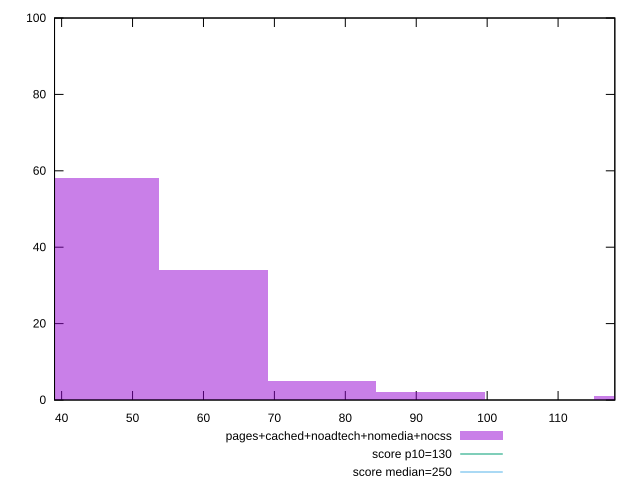

Generate this figure with gnuplot:
reset

$pagesCachedNoadtechNomediaNocss <<EOF
61.369142165775386 34
46.02685662433154 58
76.71142770721923 5
92.05371324866309 2
122.73828433155077 1
EOF

set key outside below
set boxwidth 15.342285541443847
set xrange [39:117.99999999999989]
set yrange [0:100]
set trange [0:100]
set style fill transparent solid 0.5 noborder

set parametric
set terminal svg size 640, 490 enhanced background rgb 'white'
set output "report_00009_2021-02-08T22-37-41.559Z/max-potential-fid/comparison/histogram/4_vs_5.svg"

plot $pagesCachedNoadtechNomediaNocss title "pages+cached+noadtech+nomedia+nocss" with boxes, \
     130,t title "score p10=130", \
     250,t title "score median=250"

reset
